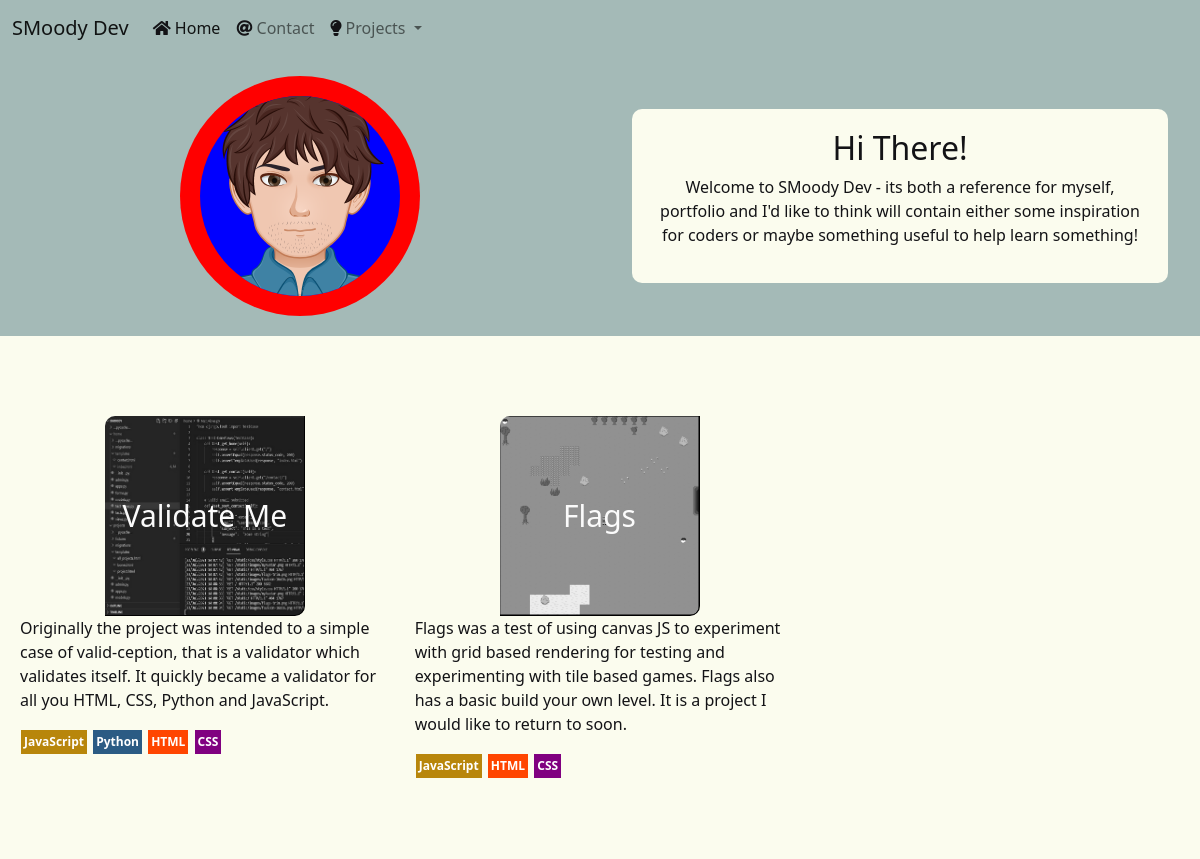
The page / on the database its author committed.
### projects/models.py (models this page shows, shortened)
class Project(models.Model):
    categories = models.ManyToManyField('Category', blank=True)
    name = models.CharField(max_length=254)
    description = models.TextField()
    languages = models.ManyToManyField("Language")
    rating = models.DecimalField(max_digits=6, decimal_places=2, null=True, blank=True)
    source_link = models.URLField(blank=True)
    deployment_link = models.URLField(blank=True)
    other_link = models.URLField(blank=True)
    recommended = models.BooleanField(default=False)
    image = models.ImageField(null=True, blank=True, upload_to="images")

class Language(models.Model):
    name = models.CharField(max_length=254)
    url_safe = models.CharField(max_length=254, blank=True, null=True)
    def __str__(self):
        return self.name

### home/views.py (the view)
# urls.py: path('', hv.index, name="home"),
def index(request):
    projects = Project.objects.filter(recommended=True)
    context = {
        "projects": projects
    }
    return render(request, "index.html", context)

### home/templates/index.html (shortened to what this page needs)
{% extends "base.html" %}
{% load static %}
{% block content %}
<div class="container-fluid">
    <div class="row">
        <div class="col-12 col-md-6">
            <div style="padding: 20px; display: flex; align-items: center; justify-content: center;">
                <div class="image-here"
                    style="display: flex; align-items: center; justify-content: center;background-color: red; padding: 20px; border-radius: 50%;">
                    <div class="image-here"
                        style="background-color: blue; width: 200px; height: 200px; border-radius: 50%;">
                        <img src="{% static 'images/myAvatar.png' %}" alt="My Avatar"
                            style="width: 100%; height: 100%; border-radius: 50%">
                    </div>
                </div>
            </div>
        </div>
        <div class="col-12 col-md-6">
            <div class="lighter" style="padding: 20px; display: flex; align-items: center; justify-content: center;">
                <div>
                    <h2>Hi There!</h2>
                    <p>Welcome to SMoody Dev - its both a reference for myself, portfolio and I'd like to think will
                        contain either some inspiration for coders or maybe something useful to help learn something!
                    </p>
                </div>
            </div>
        </div>
    </div>
</div>
<div id="featured-projects" class="container-fluid container-base white-bg">
    <div class="row">
        {% for project in projects %}
        <div class="col-4 col-md-4">
            <div class="flex-center">
                <div class="project-tile project-card"
                    style="background-image: url({% if project.image %}{% static project.image %}{% else %}{% static 'images/examplecode.jpg' %}{% endif %});">
                    {{ project.name }}
                </div>
            </div>
            <div>
                <p>{{ project.description }}</p>
            </div>
            <div>
                {% for l in project.languages.all %}
                <div class="lang-plate {{ l|lower }}">{{ l }}</div>
                {% endfor %}
            </div>
        </div>
        {% endfor %}
    </div>
</div>
{% endblock %}

### static/css/style.css (style rules this page uses)
* { color: #131316; }
.flex-center { width: 100%; display: flex; align-items: center; justify-content: center; }
.container-base { padding: 80px 20px; }
.white-bg { background-color: #FBFCEE; }
body { background-color: #A4BAB7; }
.lighter { text-align: center; padding: 20px; height: 100%; display: flex; align-items: center; justify-content: center; }
.lighter > div { background-color: #FBFCEE; border-radius: 10px; padding: 20px; }
.lang-plate { font-size: 12px; padding: 3px; color: white; margin: 1px; font-weight: 700; display: inline-block; }
.html { background-color: orangered; }
.css { background-color: purple; }
.javascript { background-color: darkgoldenrod; }
.python { background-color: #2b5b84; }
.project-card { border-right: solid black 1px; border-bottom: solid black 1px; border-bottom-right-radius: 10px; border-top-left-radius: 10px; padding: 5px; background-color: rgb(240,240,240); height: 100%; }
.project-tile { display: flex; align-items: center; justify-content: center; filter: grayscale(1); width: 200px; height: 200px; color: #FBFCEE; background-size: contain; font-size: 30px; }

### rows shown on the page
Project: name "Validate Me", description "Originally the project was intended to a simple case of valid-ception, that is a validator which validates itself. It quickly became a validator for all you HTML, CSS, Python and JavaScript."
Language: name "JavaScript"
Language: name "Python"
Language: name "HTML"
Language: name "CSS"
Project: image (picture), name "Flags", description "Flags was a test of using canvas JS to experiment with grid based rendering for testing and experimenting with tile based games. Flags also has a basic build your own level. It is a project I would like to return to soon."
